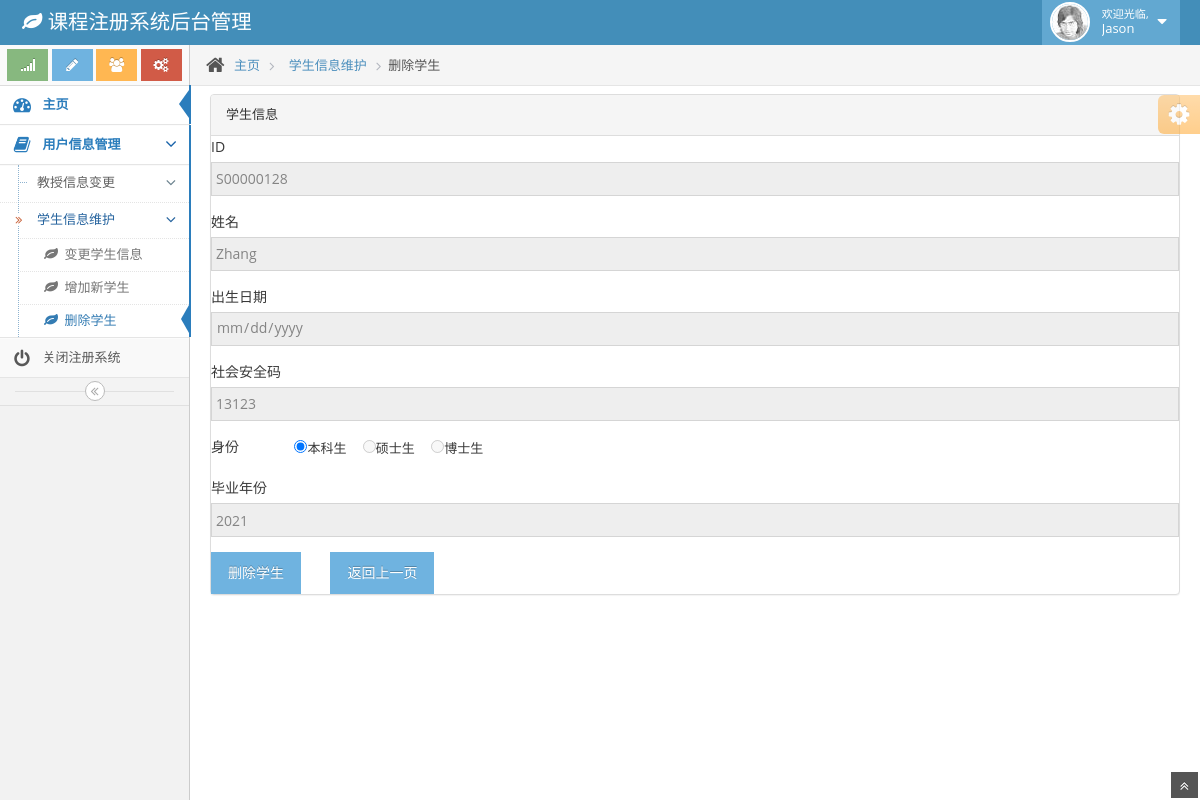
Screenshot of /code/studel1.php?index=S00000128 (signed in) with the database file from the repository.
### tables this page shows
CREATE TABLE `student` (
  `stu_id` varchar(9) NOT NULL,
  `password` varchar(20) DEFAULT NULL,
  `name` varchar(20) NOT NULL,
  `birthday` date DEFAULT NULL,
  `SSN` varchar(9) DEFAULT NULL,
  `status` varchar(10) DEFAULT NULL,
  `graduation_date` varchar(15) DEFAULT NULL
);

### code/studel1.php (the view, shortened to what this page needs)
<!DOCTYPE html>
<html lang="en">
	<head>
		<link href="assets/css/bootstrap.min.css" rel="stylesheet" />
		<link rel="stylesheet" href="assets/css/font-awesome.min.css" />
		<link rel="stylesheet" href="assets/css/ace.min.css" />
		<link rel="stylesheet" href="assets/css/ace-rtl.min.css" />
		<link rel="stylesheet" href="assets/css/ace-skins.min.css" />
	</head>
	<body>
		<div class="navbar navbar-default" id="navbar">
			<div class="navbar-container" id="navbar-container">
				<div class="navbar-header pull-left">
					<a href="#" class="navbar-brand">
						<small>
							<i class="icon-leaf"></i>
							课程注册系统后台管理
						</small>
					</a>
				</div>
				<div class="navbar-header pull-right" role="navigation">
					<ul class="nav ace-nav">
						<li class="light-blue">
							<a data-toggle="dropdown" href="#" class="dropdown-toggle">
								<img class="nav-user-photo" src="assets/avatars/user.jpg" alt="Jason's Photo" />
								<span class="user-info">
									<small>欢迎光临,</small>
									Jason
								</span>
								<i class="icon-caret-down"></i>
							</a>
						</li>
					</ul>
				</div>
			</div>
		</div>
		<div class="main-container" id="main-container">
			<div class="main-container-inner">
				<div class="sidebar" id="sidebar">
					<div class="sidebar-shortcuts" id="sidebar-shortcuts">
						<div class="sidebar-shortcuts-large" id="sidebar-shortcuts-large">
							<button class="btn btn-success">
								<i class="icon-signal"></i>
							</button>
							<button class="btn btn-info">
								<i class="icon-pencil"></i>
							</button>
							<button class="btn btn-warning">
								<i class="icon-group"></i>
							</button>
							<button class="btn btn-danger">
								<i class="icon-cogs"></i>
							</button>
						</div>
					</div>
					<ul class="nav nav-list">
						<li class="active">
							<a href="admin_main.php">
								<i class="icon-dashboard"></i>
								<span class="menu-text"> 主页 </span>
							</a>
						</li>
						<li class="open active">
							<a href="#" class="dropdown-toggle">
								<i class="icon-book"></i>
								<span class="menu-text"> 用户信息管理 </span>
								<b class="arrow icon-angle-down"></b>
							</a>
							<ul class="submenu">
								<li>
									<a href="#" class="dropdown-toggle">
										教授信息变更
										<b class="arrow icon-angle-down"></b>
									</a>
								</li>
								<li class="open active">
									<a href="#" class="dropdown-toggle">
										<i class="icon-double-angle-right"></i>
										学生信息维护
										<b class="arrow icon-angle-down"></b>
									</a>
									<ul class="submenu">
										<li>
											<a href="stuchange.php">
												<i class="icon-leaf"></i>
												变更学生信息
											</a>
										</li>
										<li>
											<a href="studel.php">
												<i class="icon-leaf"></i>
												增加新学生
											</a>
										</li>
										<li class="active">
											<a href="#">
												<i class="icon-leaf"></i>
												删除学生
											</a>
										</li>
									</ul>
								</li>
							</ul>
						</li>
						<li>
							<a href="index.php">
								<i class="icon-off"></i>
								<span class="menu-text"> 关闭注册系统 </span>
							</a>
						</li>
					</ul>
					<div class="sidebar-collapse" id="sidebar-collapse">
						<i class="icon-double-angle-left" data-icon1="icon-double-angle-left" data-icon2="icon-double-angle-right"></i>
					</div>
				</div>
				<div class="main-content">
					<div class="breadcrumbs" id="breadcrumbs">
						<ul class="breadcrumb">
							<li>
								<i class="icon-home home-icon"></i>
								<a href="#">主页</a>
							</li>
							<li>
								<a href="#">学生信息维护</a>
							</li>
							<li class="active">删除学生</li>
						</ul>
					</div>
					<div class="page-content">
						<div class="row">
							<div class="col-xs-12">
                                <section id="main-content">
                                    <section class="wrapper">
                                        <div class="table-agile-info">
                                            <div class="panel panel-default">
                                                <div class="panel-heading">
                                                    学生信息
                                                </div>
                                                <div>
                                                    <form action="studel.php" method="post">
                                                        <table>
                                                            <?php
                                                            $db_host="localhost";
                                                            $db_name="root";
                                                            $db_pwd="123456";
                                                            $link=mysqli_connect($db_host,$db_name,$db_pwd);
                                                            mysqli_set_charset($link,"utf8");
                                                            mysqli_select_db($link,"systemdb");
                                                            $id = $_GET["index"];
                                                            $sql="select stu_id, name, birthday, SSN, status, graduation_date from student where stu_id = '".$id."';";
                                                            $result=mysqli_query($link,$sql);
                                                            if (!$result) {
                                                                echo "查询为空！";
                                                            }else {
                                                                while ($arr = mysqli_fetch_array($result)) {
                                                                    $stu_id = $arr[stu_id];
                                                                    $name = $arr[name];
                                                                    $birthday = $arr[birthday];
                                                                    $SSN = $arr[SSN];
                                                                    $status = $arr[status];
                                                                    $graduation_date = $arr[graduation_date];
                                                                }
                                                            }
                                                            ?>
                                                            <form role="form" method="post">
                                                                <div class="form-group">
                                                                    <label for="exampleInputText1">ID</label>
                                                                    <input type="text" class="form-control" id="exampleInputEmail1" name="_id"  value ="<?php echo $stu_id; ?>"readonly="true" disabled>
                                                                </div>
                                                                <div class="form-group">
                                                                    <label for="exampleInputText1">姓名</label>
                                                                    <input type="text" class="form-control" id="exampleInputEmail1" name="_name" value ="<?php echo $name; ?>"readonly="true" disabled>
                                                                </div>
                                                                <div class="form-group">
                                                                    <label for="exampleInputText1">出生日期</label>
                                                                    <input type="date" class="form-control" id="exampleInputEmail1" name="_birthday" value ="<?php echo $birthday; ?>"readonly="true" disabled>
                                                                </div>
                                                                <div class="form-group">
                                                                    <label for="exampleInputText1">社会安全码</label>
                                                                    <input type="text" class="form-control" id="exampleInputEmail1" name="_SSN" value ="<?php echo $SSN; ?>" readonly="true" disabled >
                                                                </div>
                                                                <div class="form-group" >
                                                                    <label >身份</label>&emsp;&emsp;&emsp;&emsp;
                                                                    <span>
                                                                            <input type="radio" name="_status"  value="本科生" <?php if($status=="bachelor") {echo "checked";}else{echo "readonly=\"true\" disabled ";}?>/>本科生&emsp;
                                                                            <input type="radio" name="_status"  value="硕士生" <?php if($status=="master")  {echo "checked";}else{echo "readonly=\"true\" disabled ";}?> />硕士生&emsp;
                                                                            <input type="radio" name="_status"  value="博士生" <?php if($status=="doctor")  {echo "checked";}else{echo "readonly=\"true\" disabled ";}?> />博士生
																		</span>
                                                                </div>
                                                                <div class="form-group">
                                                                    <label for="exampleInputText1">毕业年份</label>
                                                                    <input type="text" class="form-control" id="exampleInputEmail1" name="_extrainfo" value ="<?php echo $graduation_date; ?>"readonly="true" disabled>
                                                                </div>
                                                                <button type="button" class="btn btn-info" onclick ="login()">删除学生</button>&emsp;&emsp;
                                                                <button class="btn btn-info" >返回上一页</button>
                                                            </form>
                                                        </table>
                                                    </form>
                                                </div>
                                            </div>
                                        </div>
                                    </section>
                                </section>
							</div>
						</div>
					</div>
				</div>
				<div class="ace-settings-container" id="ace-settings-container">
					<div class="btn btn-app btn-xs btn-warning ace-settings-btn" id="ace-settings-btn">
						<i class="icon-cog bigger-150"></i>
					</div>
				</div>
			</div>
			<a href="#" id="btn-scroll-up" class="btn-scroll-up btn btn-sm btn-inverse">
				<i class="icon-double-angle-up icon-only bigger-110"></i>
			</a>
		</div>
	</body>
</html>

### rows the page displays
student: _id "S00000128", _name "Zhang", _SSN "13123", status "☑", _extrainfo "2021"
